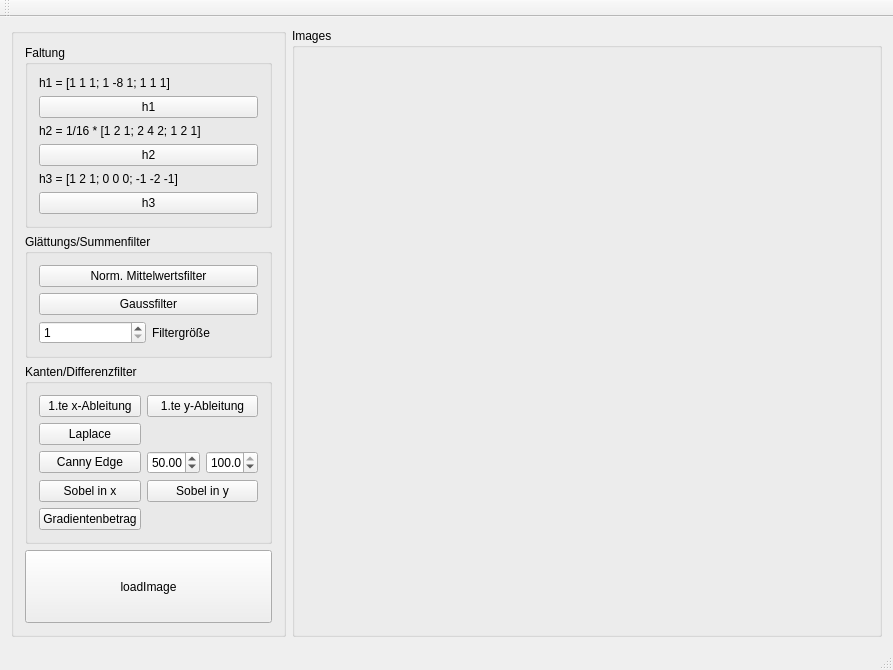
<?xml version="1.0" encoding="UTF-8"?>
<ui version="4.0">
 <class>MainWindow</class>
 <widget class="QMainWindow" name="MainWindow">
  <property name="geometry">
   <rect>
    <x>0</x>
    <y>0</y>
    <width>893</width>
    <height>670</height>
   </rect>
  </property>
  <property name="windowTitle">
   <string>MainWindow</string>
  </property>
  <widget class="QWidget" name="centralWidget">
   <layout class="QHBoxLayout" name="horizontalLayout_2">
    <item>
     <widget class="QGroupBox" name="gbFilter">
      <property name="sizePolicy">
       <sizepolicy hsizetype="Preferred" vsizetype="Minimum">
        <horstretch>0</horstretch>
        <verstretch>0</verstretch>
       </sizepolicy>
      </property>
      <property name="minimumSize">
       <size>
        <width>0</width>
        <height>0</height>
       </size>
      </property>
      <property name="maximumSize">
       <size>
        <width>275</width>
        <height>16777215</height>
       </size>
      </property>
      <property name="title">
       <string/>
      </property>
      <layout class="QVBoxLayout" name="verticalLayout">
       <item>
        <widget class="QGroupBox" name="gbFaltung">
         <property name="sizePolicy">
          <sizepolicy hsizetype="Minimum" vsizetype="Minimum">
           <horstretch>0</horstretch>
           <verstretch>0</verstretch>
          </sizepolicy>
         </property>
         <property name="minimumSize">
          <size>
           <width>0</width>
           <height>0</height>
          </size>
         </property>
         <property name="maximumSize">
          <size>
           <width>16777215</width>
           <height>16777215</height>
          </size>
         </property>
         <property name="title">
          <string>Faltung</string>
         </property>
         <layout class="QVBoxLayout" name="verticalLayout_2">
          <item>
           <widget class="QLabel" name="labelH1">
            <property name="text">
             <string>h1 = [1 1 1; 1 -8 1; 1 1 1]</string>
            </property>
           </widget>
          </item>
          <item>
           <widget class="QPushButton" name="pbH1">
            <property name="text">
             <string>h1</string>
            </property>
           </widget>
          </item>
          <item>
           <widget class="QLabel" name="labelH2">
            <property name="text">
             <string>h2 = 1/16 * [1 2 1; 2 4 2; 1 2 1]</string>
            </property>
           </widget>
          </item>
          <item>
           <widget class="QPushButton" name="pbH2">
            <property name="text">
             <string>h2</string>
            </property>
           </widget>
          </item>
          <item>
           <widget class="QLabel" name="labelH3">
            <property name="text">
             <string>h3 = [1 2 1; 0 0 0; -1 -2 -1]</string>
            </property>
           </widget>
          </item>
          <item>
           <widget class="QPushButton" name="pbH3">
            <property name="text">
             <string>h3</string>
            </property>
           </widget>
          </item>
         </layout>
        </widget>
       </item>
       <item>
        <widget class="QGroupBox" name="gbSummen">
         <property name="sizePolicy">
          <sizepolicy hsizetype="Minimum" vsizetype="Minimum">
           <horstretch>0</horstretch>
           <verstretch>0</verstretch>
          </sizepolicy>
         </property>
         <property name="minimumSize">
          <size>
           <width>0</width>
           <height>0</height>
          </size>
         </property>
         <property name="maximumSize">
          <size>
           <width>16777215</width>
           <height>16777215</height>
          </size>
         </property>
         <property name="title">
          <string>Glättungs/Summenfilter</string>
         </property>
         <layout class="QVBoxLayout" name="verticalLayout_3">
          <item>
           <widget class="QPushButton" name="pbNormMittel">
            <property name="text">
             <string>Norm. Mittelwertsfilter</string>
            </property>
           </widget>
          </item>
          <item>
           <widget class="QPushButton" name="pbGauss">
            <property name="text">
             <string>Gaussfilter</string>
            </property>
           </widget>
          </item>
          <item>
           <layout class="QHBoxLayout" name="hlFilter">
            <item>
             <widget class="QSpinBox" name="sbFilter">
              <property name="minimum">
               <number>1</number>
              </property>
              <property name="singleStep">
               <number>2</number>
              </property>
              <property name="value">
               <number>1</number>
              </property>
             </widget>
            </item>
            <item>
             <widget class="QLabel" name="labelFilter">
              <property name="text">
               <string>Filtergröße</string>
              </property>
             </widget>
            </item>
           </layout>
          </item>
         </layout>
        </widget>
       </item>
       <item>
        <widget class="QGroupBox" name="gbDifferenz">
         <property name="sizePolicy">
          <sizepolicy hsizetype="Minimum" vsizetype="Minimum">
           <horstretch>0</horstretch>
           <verstretch>0</verstretch>
          </sizepolicy>
         </property>
         <property name="maximumSize">
          <size>
           <width>16777215</width>
           <height>16777215</height>
          </size>
         </property>
         <property name="title">
          <string>Kanten/Differenzfilter</string>
         </property>
         <layout class="QGridLayout" name="gridLayout">
          <item row="3" column="1">
           <widget class="QPushButton" name="pbSobelY">
            <property name="text">
             <string>Sobel in y</string>
            </property>
           </widget>
          </item>
          <item row="1" column="0">
           <widget class="QPushButton" name="pbLaplace">
            <property name="text">
             <string>Laplace</string>
            </property>
           </widget>
          </item>
          <item row="0" column="0">
           <widget class="QPushButton" name="pbXAbl">
            <property name="text">
             <string>1.te x-Ableitung</string>
            </property>
           </widget>
          </item>
          <item row="0" column="1">
           <widget class="QPushButton" name="pbYAbl">
            <property name="text">
             <string>1.te y-Ableitung</string>
            </property>
           </widget>
          </item>
          <item row="4" column="0">
           <widget class="QPushButton" name="pbGrad">
            <property name="text">
             <string>Gradientenbetrag</string>
            </property>
           </widget>
          </item>
          <item row="3" column="0">
           <widget class="QPushButton" name="pbSobelX">
            <property name="text">
             <string>Sobel in x</string>
            </property>
           </widget>
          </item>
          <item row="2" column="0">
           <widget class="QPushButton" name="pbCannyEdge">
            <property name="text">
             <string>Canny Edge</string>
            </property>
           </widget>
          </item>
          <item row="2" column="1">
           <layout class="QHBoxLayout" name="hlCannyParams">
            <item>
             <widget class="QDoubleSpinBox" name="dsbCannyMin">
              <property name="maximum">
               <double>100.000000000000000</double>
              </property>
              <property name="value">
               <double>50.000000000000000</double>
              </property>
             </widget>
            </item>
            <item>
             <widget class="QDoubleSpinBox" name="dspCannyMax">
              <property name="maximum">
               <double>100.000000000000000</double>
              </property>
              <property name="value">
               <double>100.000000000000000</double>
              </property>
             </widget>
            </item>
           </layout>
          </item>
         </layout>
        </widget>
       </item>
       <item>
        <widget class="QPushButton" name="pbLoadImage">
         <property name="sizePolicy">
          <sizepolicy hsizetype="Minimum" vsizetype="Minimum">
           <horstretch>0</horstretch>
           <verstretch>0</verstretch>
          </sizepolicy>
         </property>
         <property name="minimumSize">
          <size>
           <width>0</width>
           <height>0</height>
          </size>
         </property>
         <property name="maximumSize">
          <size>
           <width>16777215</width>
           <height>16777215</height>
          </size>
         </property>
         <property name="text">
          <string>loadImage</string>
         </property>
        </widget>
       </item>
      </layout>
     </widget>
    </item>
    <item>
     <widget class="QGroupBox" name="groupBox">
      <property name="title">
       <string>Images</string>
      </property>
      <layout class="QGridLayout" name="gridLayout_2">
       <item row="0" column="0">
        <widget class="QLabel" name="labelImage">
         <property name="sizePolicy">
          <sizepolicy hsizetype="Preferred" vsizetype="Preferred">
           <horstretch>0</horstretch>
           <verstretch>0</verstretch>
          </sizepolicy>
         </property>
         <property name="maximumSize">
          <size>
           <width>16777215</width>
           <height>16777215</height>
          </size>
         </property>
         <property name="text">
          <string/>
         </property>
         <property name="alignment">
          <set>Qt::AlignCenter</set>
         </property>
        </widget>
       </item>
       <item row="0" column="2">
        <widget class="QLabel" name="labelFilteredImage">
         <property name="sizePolicy">
          <sizepolicy hsizetype="Preferred" vsizetype="Preferred">
           <horstretch>0</horstretch>
           <verstretch>0</verstretch>
          </sizepolicy>
         </property>
         <property name="minimumSize">
          <size>
           <width>0</width>
           <height>0</height>
          </size>
         </property>
         <property name="maximumSize">
          <size>
           <width>16777215</width>
           <height>16777215</height>
          </size>
         </property>
         <property name="text">
          <string/>
         </property>
         <property name="alignment">
          <set>Qt::AlignCenter</set>
         </property>
        </widget>
       </item>
       <item row="1" column="0">
        <widget class="QLabel" name="labelOrig">
         <property name="text">
          <string/>
         </property>
         <property name="alignment">
          <set>Qt::AlignCenter</set>
         </property>
        </widget>
       </item>
       <item row="1" column="2">
        <widget class="QLabel" name="labelFiltername">
         <property name="layoutDirection">
          <enum>Qt::LeftToRight</enum>
         </property>
         <property name="text">
          <string/>
         </property>
         <property name="alignment">
          <set>Qt::AlignCenter</set>
         </property>
        </widget>
       </item>
      </layout>
     </widget>
    </item>
   </layout>
  </widget>
  <widget class="QMenuBar" name="menuBar">
   <property name="geometry">
    <rect>
     <x>0</x>
     <y>0</y>
     <width>893</width>
     <height>26</height>
    </rect>
   </property>
  </widget>
  <widget class="QToolBar" name="mainToolBar">
   <attribute name="toolBarArea">
    <enum>TopToolBarArea</enum>
   </attribute>
   <attribute name="toolBarBreak">
    <bool>false</bool>
   </attribute>
  </widget>
  <widget class="QStatusBar" name="statusBar"/>
 </widget>
 <layoutdefault spacing="6" margin="11"/>
 <resources/>
 <connections/>
</ui>
